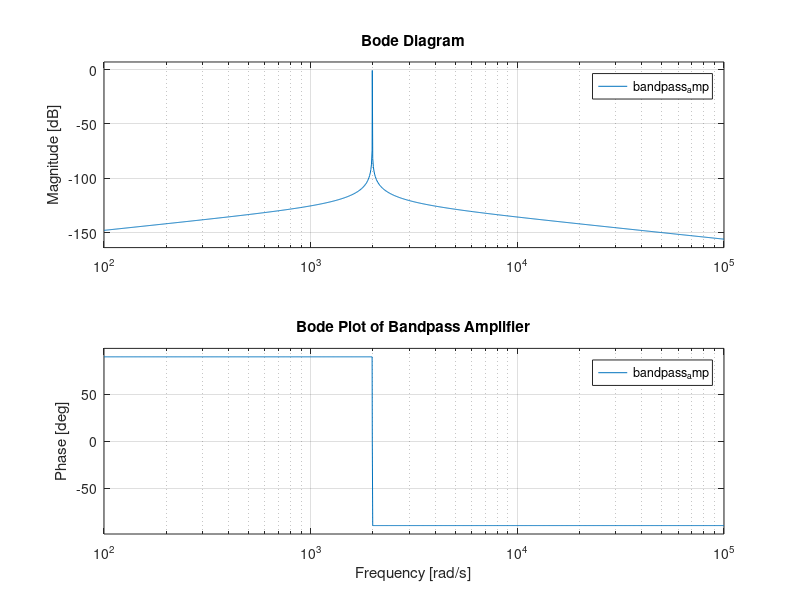
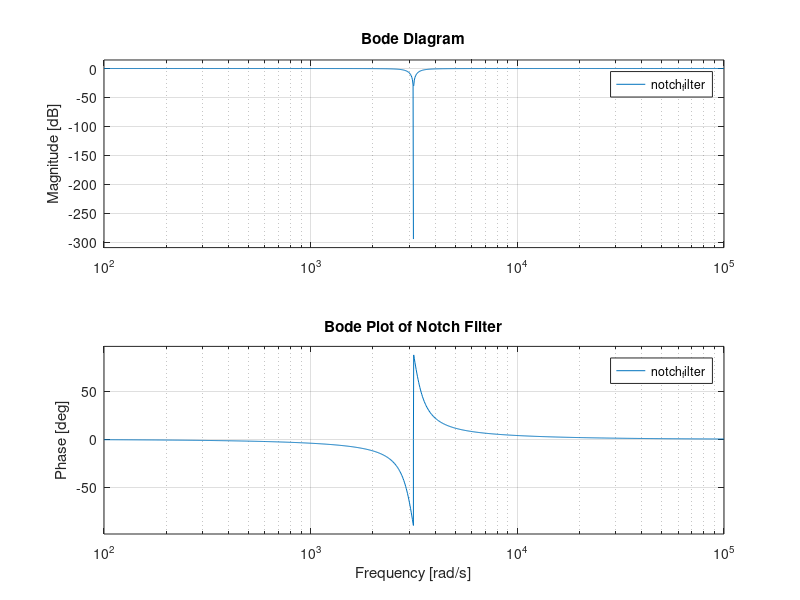

Write the MATLAB code that produced these figures, in order.
% Define the s variable
s = tf('s');

% Parameters for the bandpass amplifier
f1 = 100; % lower cutoff frequency (Hz)
f2 = 1000; % upper cutoff frequency (Hz)
w1 = 2*pi*f1; % lower cutoff angular frequency (rad/s)
w2 = 2*pi*f2; % upper cutoff angular frequency (rad/s)
bandpass_amp = (s/w1) / (s^2 + s*(1/w1 + 1/w2) + (w1*w2));

% Parameters for the notch filter
f0 = 500; % notch frequency (Hz)
bw = 100; % bandwidth of the notch (Hz)
w0 = 2*pi*f0; % notch angular frequency (rad/s)
wb = 2*pi*bw; % bandwidth angular frequency (rad/s)
notch_filter = (s^2 + w0^2) / (s^2 + s*wb + w0^2);

% Plot the Bode plot for the bandpass amplifier
figure;
bode(bandpass_amp);
title('Bode Plot of Bandpass Amplifier');

% Plot the Bode plot for the notch filter
figure;
bode(notch_filter);
title('Bode Plot of Notch Filter');
